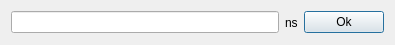
<?xml version="1.0" encoding="UTF-8"?>
<ui version="4.0">
 <class>GoToTimeDialog</class>
 <widget class="QDialog" name="GoToTimeDialog">
  <property name="geometry">
   <rect>
    <x>0</x>
    <y>0</y>
    <width>395</width>
    <height>45</height>
   </rect>
  </property>
  <property name="windowTitle">
   <string>Go to time</string>
  </property>
  <layout class="QHBoxLayout" name="horizontalLayout">
   <item>
    <widget class="QLineEdit" name="timeEdit"/>
   </item>
   <item>
    <widget class="QLabel" name="label">
     <property name="text">
      <string>ns</string>
     </property>
    </widget>
   </item>
   <item>
    <widget class="QPushButton" name="pushButton">
     <property name="text">
      <string>Ok</string>
     </property>
    </widget>
   </item>
  </layout>
 </widget>
 <resources/>
 <connections/>
</ui>
